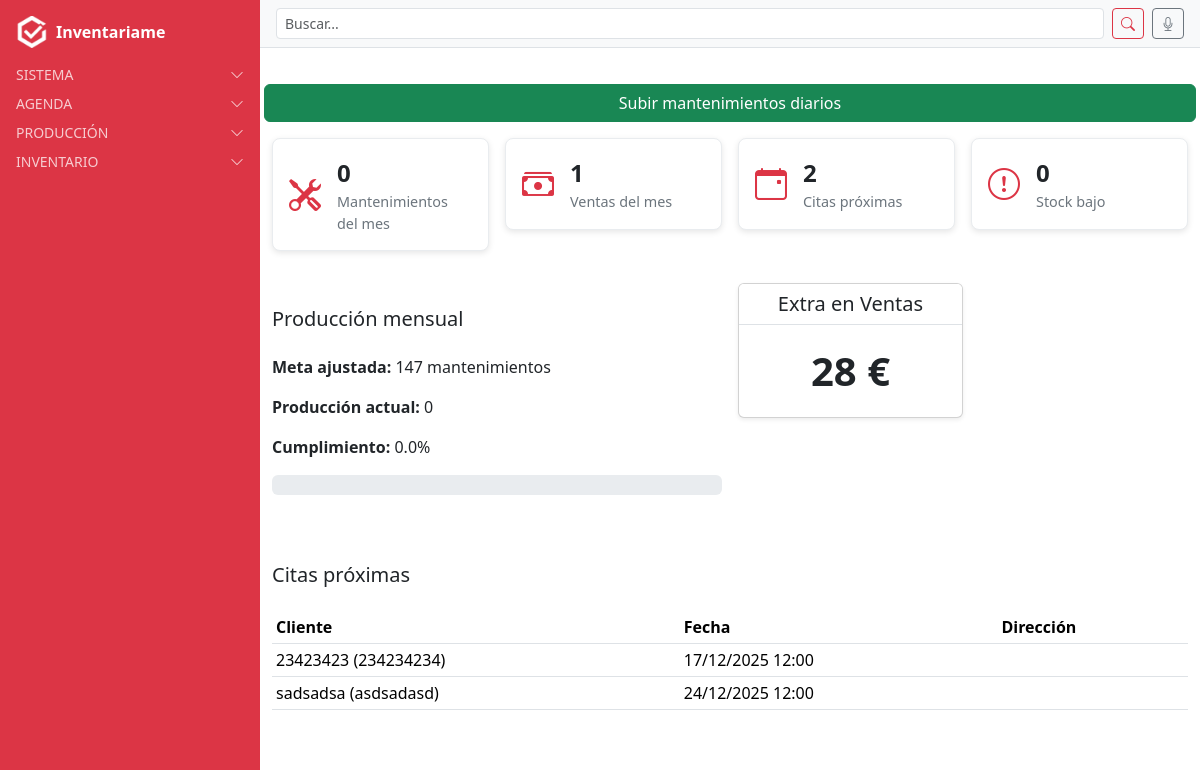
The page / (signed in) on the database its author committed.
### citas/models.py (models this page shows, shortened)
class Cita(models.Model):
    ESTADOS = [
        ("pendiente", "Pendiente"),
        ("completada", "Completada"),
    ]
    cliente = models.ForeignKey(Cliente, on_delete=models.CASCADE, related_name='citas')
    usuario = models.ForeignKey(User, on_delete=models.CASCADE, related_name='citas')
    fecha = models.DateTimeField()
    recordatorio = models.BooleanField(default=False,blank=True)
    oferta = models.ForeignKey(Oferta, on_delete=models.SET_NULL, null=True, blank=True, related_name='citas')
    estado = models.CharField(max_length=20, choices=ESTADOS, default="pendiente",blank=True)
    numero_instalacion = models.IntegerField(default=0)  # NUEVO CAMPO
    class Meta:
        verbose_name = "Cita"
        verbose_name_plural = "Citas"

### clientes/models.py (models this page shows)
class Cliente(models.Model):
    nombre = models.CharField(max_length=200)
    telefono = models.CharField(max_length=20, blank=True, null=True)  # NUEVO CAMPO
    direccion = models.ForeignKey(
        Address,
        on_delete=models.SET_NULL,
        null=True,
        blank=True,
        related_name="clientes_principal"
    )
    usuario = models.ForeignKey(
        User,
        on_delete=models.CASCADE,
        related_name="clientes",
        null=True,  # permite nulos en registros antiguos
        blank=True  # permite dejarlo vacío en formularios
    )
    class Meta:
        verbose_name = "Cliente"
        verbose_name_plural = "Clientes"
    def __str__(self):
        return f"{self.nombre} ({self.telefono or 'sin teléfono'})"

### users/views.py (the view)
# urls.py: path('', home_view, name='home'),
@login_required
def home_view(request):
    clientes_qs = Cliente.objects.filter(usuario=request.user)
    citas_qs = Cita.objects.filter(usuario=request.user, fecha__gte=timezone.now())
    stock_qs = Cantidad.objects.filter(usuario=request.user, cantidad__lt=2)
    hoy = timezone.now().date()
    mantenimientos_qs = Mantenimiento.objects.filter(
        usuario=request.user,
        fecha__year=hoy.year,
        fecha__month=hoy.month
    )
    mantenimientos_mes = mantenimientos_qs.aggregate(Sum("cantidad"))["cantidad__sum"] or 0
    ventas_qs = Venta.objects.filter(
        usuario=request.user,
        fecha__year=hoy.year,
        fecha__month=hoy.month
    )
    ventas_mes = ventas_qs.count()
    ganancia_mes = sum(
        calcular_ganancia(v.oferta.valor) for v in ventas_qs if v.oferta and v.oferta.valor
    )
    config = ConfiguracionMantenimientos.objects.filter(
        usuario=request.user, año=hoy.year, mes=hoy.month
    ).first()
    dias_festivos = config.dias_festivos if config else 0
    _, num_days = calendar.monthrange(hoy.year, hoy.month)
    dias_mes = [timezone.datetime(hoy.year, hoy.month, d).date() for d in range(1, num_days + 1)]
    dias_laborables = [d for d in dias_mes if d.weekday() < 5]
    dias_laborables_ajustados = max(len(dias_laborables) - dias_festivos, 0)
    meta_mensual = dias_laborables_ajustados * 7
    produccion_lv = mantenimientos_qs.filter(fecha__week_day__in=[2, 3, 4, 5, 6]) \
        .aggregate(Sum("cantidad"))["cantidad__sum"] or 0
    dias_lv_registrados = mantenimientos_qs.filter(fecha__week_day__in=[2, 3, 4, 5, 6]).count()
    media_lv = produccion_lv / dias_lv_registrados if dias_lv_registrados else 0
    produccion_sabados = mantenimientos_qs.filter(fecha__week_day=7) \
        .aggregate(Sum("cantidad"))["cantidad__sum"] or 0
    if media_lv < 7:
        produccion_total = mantenimientos_mes
        extras = 0
    else:
        produccion_total = produccion_lv
        extras = produccion_sabados
    cumplimiento = round((produccion_total / meta_mensual) * 100, 2) if meta_mensual else 0
    context = {
        "clientes_total": clientes_qs.count(),
        "proximas": citas_qs.order_by("fecha")[:5],
        "citas_total": citas_qs.count(),
        "mantenimientos_mes": mantenimientos_mes,
        "ventas_mes": ventas_mes,
        "ganancia_mes": ganancia_mes,  # ✅ ahora usando Oferta.valor
        "stock_bajo": stock_qs.count(),
        "clientes": clientes_qs.order_by("nombre")[:10],
        "meta_mensual": meta_mensual,
        "produccion_total": produccion_total,
        "cumplimiento": cumplimiento,
        "media_lv": round(media_lv, 2),
        "extras": extras,
    }
    return render(request, "users/dashboard/dashboard.html", context)

### users/context_processors.py (called while the page is built)
def alertas_processor(request):
    if not request.user.is_authenticated:
        return {}
    ahora = timezone.now()
    proximas_con_recordatorio = Cita.objects.filter(
        usuario=request.user, recordatorio=True,
        fecha__gte=ahora, fecha__lte=ahora + timedelta(days=1)
    )
    if proximas_con_recordatorio.exists():
        return {"alertas": f"Tienes {proximas_con_recordatorio.count()} cita(s) con recordatorio en 24h"}
    return {}

### utils/ganancia.py (called while the page is built)
def calcular_ganancia(valor: int) -> int:
    if valor in [3, 4]:
        return 12
    elif valor == 5:
        return 20
    elif valor == 7:
        return 28
    elif valor == 10:
        return 40
    return 0

### templates/users/dashboard/dashboard.html
{% extends "base.html" %}
{% block content_authenticated %}
 <div class="row g-3 mt-1 mb-3">
    <a href="{% url 'mantenimiento_create' %}?fecha={{ today }}" class="btn btn-success">
      Subir mantenimientos diarios
    </a>
  </div>
{% include "./dashboard_kpis.html" %}
<div class="row g-3 mt-3">
  <div class="col-md-6">
    {% include "./dashboard_produccion.html" %}
  </div>
  <div class="col-md-6">
    {% include "./dashboard_ganancia_mensual.html" %}
  </div>
</div>
<div class="row g-3 mt-1">
  <div class="col-lg-12">
    {% include "./dashboard_citas.html" %}
  </div>
</div>
{% endblock %}

### templates/users/dashboard/dashboard_citas.html
<div class="card border-0 mt-3">
  <div class="card-header bg-white border-0 px-0"><h5 class="mb-0">Citas próximas</h5></div>
  <div class="card-body px-0">
    <table class="table table-sm">
      <thead><tr><th>Cliente</th><th>Fecha</th><th>Dirección</th></tr></thead>
      <tbody>
        {% for c in proximas %}
        <tr>
          <td>{{ c.cliente }}</td>
          <td>{{ c.fecha|date:"d/m/Y H:i" }}</td>
          <td>{{ c.direccion }}</td>
        </tr>
        {% empty %}
        <tr><td colspan="3">Sin citas en próximos 7 días</td></tr>
        {% endfor %}
      </tbody>
    </table>
  </div>
</div>

### rows shown on the page
Cita: cliente "23423423 (234234234)", fecha "17/12/2025 12:00"
Cita: cliente "sadsadsa (asdsadasd)", fecha "24/12/2025 12:00"

### other values the page prints
{{ mantenimientos_mes }} "0"
{{ ventas_mes }} "1"
{{ proximas|length }} "2"
{{ stock_bajo }} "0"
{{ meta_mensual }} "147"
{{ produccion_total }} "0"
{{ cumplimiento }} "0.0"
{{ ganancia_mes|default:"0" }} "28"
